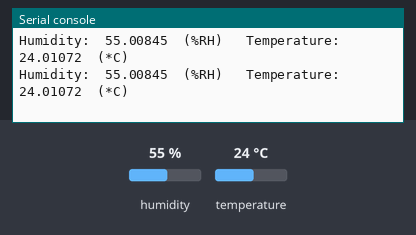
A program run on a simulated Pycom board running MicroPython. Shown: the last lines printed to the serial console. Inputs (shaded band) come from the test bench; at power-on: humidity 55 %, temperature 24 °C.

Above: at 1.3 s.
1.4 s: humidity set to 22 %
At 2.1 s:
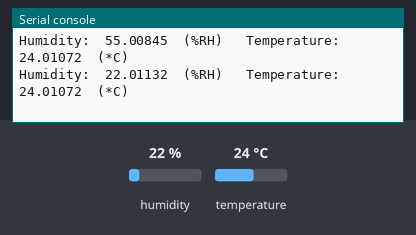
2.9 s: temperature set to 12 °C
At 3.7 s:
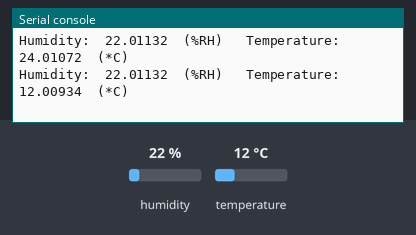
4.4 s: humidity set to 40 %
At 4.4 s:
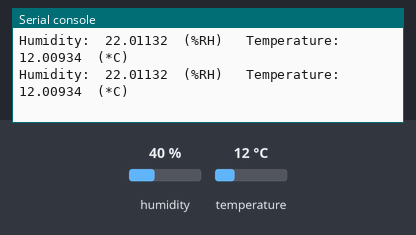
Timing chart, 0 to 7.4 s (numbered marks = the images above; inputs shaded):
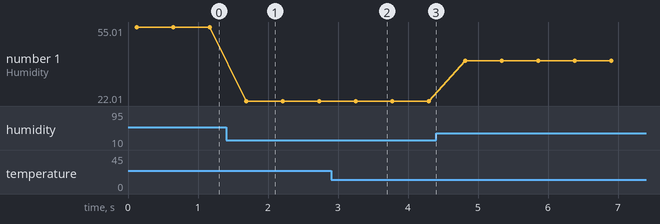

The program:

main.py
```python
# main.py -- Humidity & Temperature

import pycom
import time
from machine import Pin
from machine import I2C

BaudRate = 100000
SDA='P22'
SCL='P21'

i2c = I2C(0, I2C.MASTER, baudrate=BaudRate, pins=(SDA, SCL))
#Inicia o barramento i2c. dizendo ao lopy os pinos a que estão ligados os sensores

def Si7006_init():
    i2c.writeto(64, 0xFE) 	#Reset
    time.sleep_ms(100) 		#setling time
    #resolution by default(E7 register): 12bit for RH and 14bit to Temp
    #heater off
    return

def Si7006_getHumTemp():
    i2c.writeto(64, 0xF5)	#relative humidity no hold
    time.sleep_ms(20)		#conversion time(max is 12ms)

    readH = i2c.readfrom(64, 2)
    H = (readH[0]<<8)+readH[1]
    H = (125*H/65536)-6

    readT = i2c.readfrom_mem(64, 0xE0, 2)
    T = (readT[0]<<8)+readT[1]
    T = (175.72*T/65536)-46.85

    return(H,T)


Si7006_init()
while 1:

    H, T = Si7006_getHumTemp()
    print("Humidity: ", H, ' (%RH)', "\tTemperature: ", T, ' (*C)')
    time.sleep_ms(500)
```

Measured:
- after the input at 1.4 s, the serial console: prints a new line after 0.29 s (image 1)
- after the input at 2.9 s, the serial console: prints a new line after 0.35 s (image 2)
- plotted number 1: 55.01 → 22.01 after the input at 1.4 s, 22.01 → 40.01 after the input at 4.4 s
